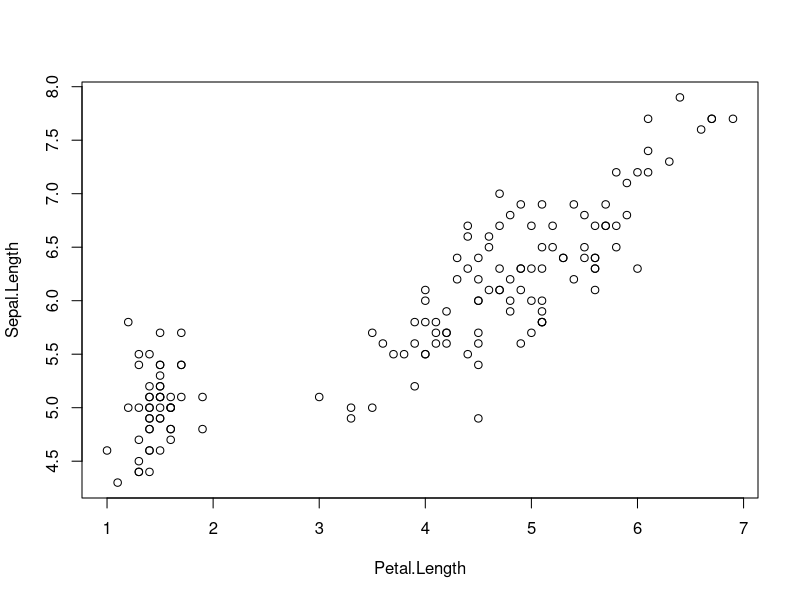
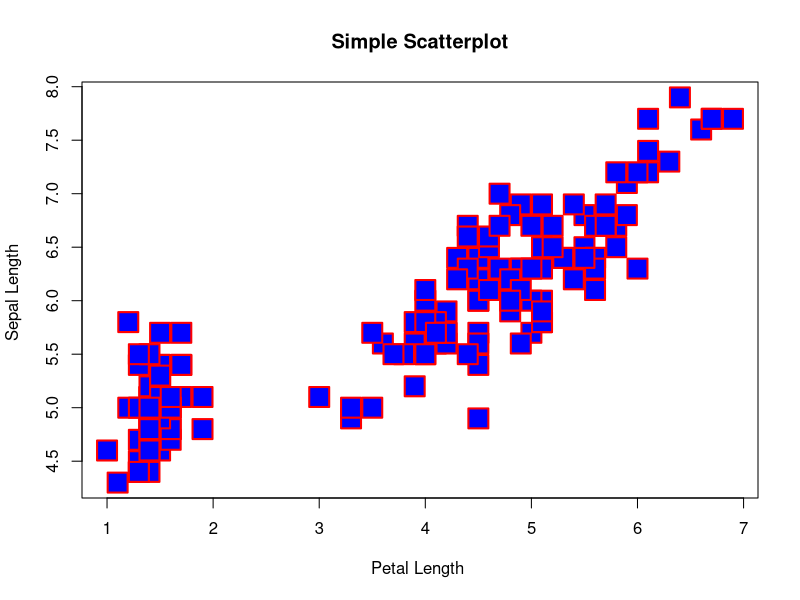
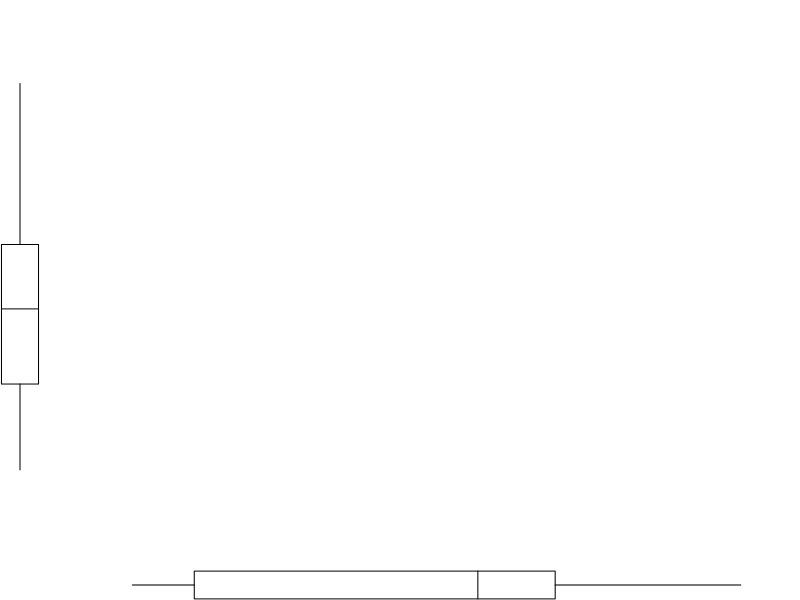

Reproduce these figures in R, in order. (Note: this script raises an error after producing the figures.)
## ---- chunk 1
attach(iris) # remember to detach in the end 
head(iris)
## ---- chunk 2
plot(Petal.Length, Sepal.Length)

## ---- chunk 3
plot(Petal.Length, Sepal.Length, main="Simple Scatterplot",xlab="Petal Length ",ylab="Sepal Length " , 
     pch=22, col="red", bg="blue",cex=3, lwd=2)
## ---- chunk 4
library(car)
scatterplot(Sepal.Length~Petal.Length, data=iris, boxplots= "x,y",
            xlab="Petal Length ",ylab="Sepal Length ",
            main="Enhanced Scatter Plot", labels=row.names(iris))

scatterplot(Sepal.Length~Petal.Length | Species, data=iris, boxplots= "x,y",
            xlab="Petal Length ",ylab="Sepal Length ",
            main="Enhanced Scatter Plot")

## ---- chunk 5
pairs(iris)
pairs(~Sepal.Length+Sepal.Width+Petal.Length+Petal.Width,data=iris,
      main="Simple Scatterplot Matrix")

# also
pairs(iris[,1:3])

## ---- chunk 6
library(lattice)
super.sym <- trellis.par.get("superpose.symbol") 

splom(~iris[1:4], groups = Species, data = iris,  
      superpanel, key = list(title = "Varieties of Iris",  
                 columns = 3,   
                 points = list(pch = super.sym$pch[1:3],  
                               col = super.sym$col[1:3]),  
                 text = list(c("Setosa", "Versicolor", "Virginica")))) 

## ---- chunk 7
library(hexbin)  
bin<-hexbin(Petal.Width ~ Petal.Length, xbins=100, xlab="Petal.Width",ylab="Petal.Length")  
plot(bin, main="Hexagonal Binning")
## ---- chunk 8
bin<-hexbin(Petal.Width ~ Petal.Length, xbins=10, xlab="Petal.Width",ylab="Petal.Length")  
plot(bin, main="Hexagonal Binning")
## ---- chunk 9
counts <- table(iris$Petal.Length)
barplot(counts, main="Iris Distribution", 
        xlab="Petal Length")
barplot(counts, main="Iris Distribution", 
        xlab="Petal Length", horiz=TRUE) # horizontal bars

## ---- chunk 10
counts <- table(iris$Species, iris$Petal.Length)  
barplot(counts, main="iris species distribution by petal leghts",
                    xlab="Petal Length",  col=c("darkblue","red", "green"),
                    legend = rownames(counts))


detach(iris)  ## never forget this!
